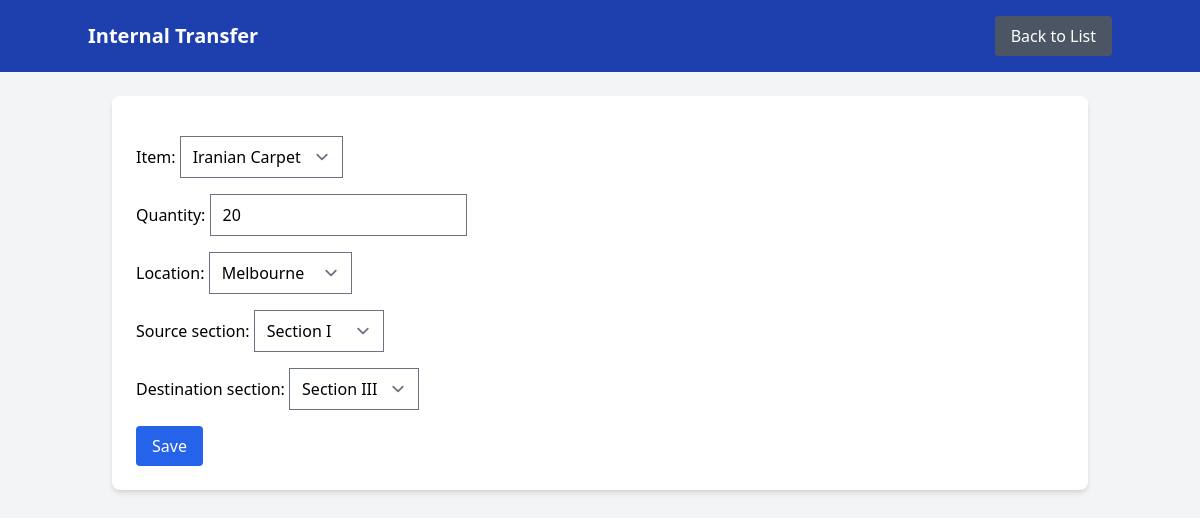
Screenshot of /inventory/internal_transfers/2/update/ with the database file from the repository.
### inventory/models.py (models this page shows, shortened)
class InternalTransfer(models.Model):
    LOCATION_CHOICES = [
        ('Melbourne', 'Melbourne'),
        ('Kilmore', 'Kilmore'),
        ('Stawell', 'Stawell'),
        ('Shepparton', 'Shepparton'),
        ('Hamilton', 'Hamilton'),
    ]
    SECTION_CHOICES = [
        ('Section I', 'Section I'),
        ('Section II', 'Section II'),
        ('Section III', 'Section III'),
        ('Section IV', 'Section IV'),
        ('Section V', 'Section V'),
    ]
    item = models.ForeignKey(Item, on_delete=models.CASCADE)
    quantity = models.PositiveIntegerField()
    location = models.CharField(max_length=50, choices=LOCATION_CHOICES)
    source_section = models.CharField(max_length=50, choices=SECTION_CHOICES, default='Select Section')
    destination_section = models.CharField(max_length=50, choices=SECTION_CHOICES, default='Select Section')
    date = models.DateField(default=now)

### inventory/views.py (the view)
# urls.py: path('internal_transfers/<int:pk>/update/', views.internal_transfer_update, name='internal_transfer_update'),
def internal_transfer_update(request, pk):
    transfer = get_object_or_404(InternalTransfer, pk=pk)
    if request.method == 'POST':
        form = InternalTransferForm(request.POST, instance=transfer)
        if form.is_valid():
            form.save()
            return redirect('internal_transfer_list')
    else:
        form = InternalTransferForm(instance=transfer)
    return render(request, 'inventory/internal_transfer_form.html', {'form': form})

### inventory/forms.py
class InternalTransferForm(forms.ModelForm):
    class Meta:
        model = InternalTransfer
        fields = ['item', 'quantity', 'location', 'source_section', 'destination_section']
        widgets = {
            'item': forms.Select(),
            'location': forms.Select(choices=InternalTransfer._meta.get_field('location').choices),
            'source_section': forms.Select(),
            'destination_section': forms.Select(),
        }
    def __init__(self, *args, **kwargs):
        location = kwargs.pop('location', None)
        super().__init__(*args, **kwargs)
        if location:
            self.fields['source_section'].queryset = Section.objects.filter(location=location)
            self.fields['destination_section'].queryset = Section.objects.filter(location=location)

### inventory/models.py (called while the page is built)
    def __str__(self):
        return self.name

### templates/inventory/internal_transfer_form.html (shortened to what this page needs)
<!DOCTYPE html>
<html lang="en">
<head>
    {% load static tailwind_tags %}
    <link href="https://cdn.jsdelivr.net/npm/tailwindcss@2.2.19/dist/tailwind.min.css" rel="stylesheet">
    {% tailwind_css %}
</head>
<body class="bg-gray-100 font-sans">
    <header class="bg-blue-800 text-white p-4">
        <div class="container mx-auto flex justify-between items-center">
            <h1 class="text-xl font-semibold">Internal Transfer</h1>
            <a href="{% url 'internal_transfer_list' %}" class="bg-gray-600 hover:bg-gray-700 text-white py-2 px-4 rounded">Back to List</a>
        </div>
    </header>
    <main class="container mx-auto p-6">
        <div class="bg-white shadow-md rounded-lg p-6">
            <form method="post" class="space-y-4">
                {{ form.as_p }}
                <button type="submit" class="bg-blue-600 hover:bg-blue-700 text-white py-2 px-4 rounded">Save</button>
            </form>
        </div>
    </main>
</body>
</html>

### rows the page displays
InternalTransfer: item "Iranian Carpet", quantity "20", location "Melbourne", source_section "Section I", destination_section "Section III"
